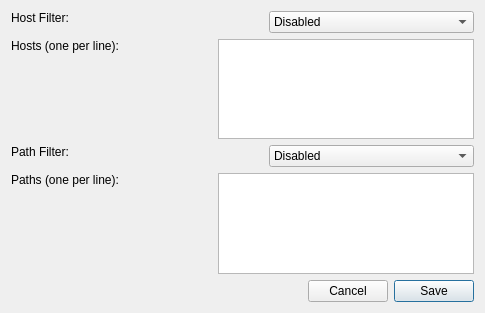
<?xml version="1.0" encoding="UTF-8"?>
<ui version="4.0">
 <class>CaptureFilters</class>
 <widget class="QDialog" name="CaptureFilters">
  <property name="geometry">
   <rect>
    <x>0</x>
    <y>0</y>
    <width>485</width>
    <height>313</height>
   </rect>
  </property>
  <property name="windowTitle">
   <string>Edit Capture Filters</string>
  </property>
  <layout class="QVBoxLayout" name="verticalLayout">
   <item>
    <layout class="QHBoxLayout" name="horizontalLayout">
     <item>
      <widget class="QLabel" name="label_3">
       <property name="text">
        <string>Host Filter:</string>
       </property>
       <property name="alignment">
        <set>Qt::AlignLeading|Qt::AlignLeft|Qt::AlignTop</set>
       </property>
      </widget>
     </item>
     <item>
      <spacer name="horizontalSpacer_5">
       <property name="orientation">
        <enum>Qt::Horizontal</enum>
       </property>
       <property name="sizeType">
        <enum>QSizePolicy::MinimumExpanding</enum>
       </property>
       <property name="sizeHint" stdset="0">
        <size>
         <width>40</width>
         <height>20</height>
        </size>
       </property>
      </spacer>
     </item>
     <item>
      <widget class="QComboBox" name="hostSettingDropdown">
       <property name="sizePolicy">
        <sizepolicy hsizetype="Fixed" vsizetype="Fixed">
         <horstretch>0</horstretch>
         <verstretch>0</verstretch>
        </sizepolicy>
       </property>
       <property name="minimumSize">
        <size>
         <width>205</width>
         <height>0</height>
        </size>
       </property>
       <item>
        <property name="text">
         <string>Disabled</string>
        </property>
       </item>
       <item>
        <property name="text">
         <string>Only include hosts:</string>
        </property>
       </item>
       <item>
        <property name="text">
         <string>Exclude hosts:</string>
        </property>
       </item>
      </widget>
     </item>
    </layout>
   </item>
   <item>
    <layout class="QHBoxLayout" name="horizontalLayout_2">
     <item>
      <widget class="QLabel" name="label">
       <property name="text">
        <string>Hosts (one per line):</string>
       </property>
       <property name="alignment">
        <set>Qt::AlignLeading|Qt::AlignLeft|Qt::AlignTop</set>
       </property>
      </widget>
     </item>
     <item>
      <spacer name="horizontalSpacer_3">
       <property name="orientation">
        <enum>Qt::Horizontal</enum>
       </property>
       <property name="sizeHint" stdset="0">
        <size>
         <width>40</width>
         <height>20</height>
        </size>
       </property>
      </spacer>
     </item>
     <item>
      <widget class="QPlainTextEdit" name="hostsText"/>
     </item>
    </layout>
   </item>
   <item>
    <spacer name="verticalSpacer">
     <property name="orientation">
      <enum>Qt::Vertical</enum>
     </property>
     <property name="sizeHint" stdset="0">
      <size>
       <width>20</width>
       <height>1</height>
      </size>
     </property>
    </spacer>
   </item>
   <item>
    <layout class="QHBoxLayout" name="horizontalLayout_3">
     <item>
      <widget class="QLabel" name="label_4">
       <property name="text">
        <string>Path Filter:</string>
       </property>
       <property name="alignment">
        <set>Qt::AlignLeading|Qt::AlignLeft|Qt::AlignTop</set>
       </property>
      </widget>
     </item>
     <item>
      <spacer name="horizontalSpacer_4">
       <property name="orientation">
        <enum>Qt::Horizontal</enum>
       </property>
       <property name="sizeHint" stdset="0">
        <size>
         <width>40</width>
         <height>20</height>
        </size>
       </property>
      </spacer>
     </item>
     <item>
      <widget class="QComboBox" name="pathSettingDropdown">
       <property name="sizePolicy">
        <sizepolicy hsizetype="Fixed" vsizetype="Fixed">
         <horstretch>0</horstretch>
         <verstretch>0</verstretch>
        </sizepolicy>
       </property>
       <property name="minimumSize">
        <size>
         <width>205</width>
         <height>0</height>
        </size>
       </property>
       <item>
        <property name="text">
         <string>Disabled</string>
        </property>
       </item>
       <item>
        <property name="text">
         <string>Only include paths containing:</string>
        </property>
       </item>
       <item>
        <property name="text">
         <string>Exclude paths containing:</string>
        </property>
       </item>
      </widget>
     </item>
    </layout>
   </item>
   <item>
    <layout class="QHBoxLayout" name="horizontalLayout_4">
     <item>
      <widget class="QLabel" name="label_2">
       <property name="text">
        <string>Paths (one per line):</string>
       </property>
       <property name="alignment">
        <set>Qt::AlignLeading|Qt::AlignLeft|Qt::AlignTop</set>
       </property>
      </widget>
     </item>
     <item>
      <spacer name="horizontalSpacer_2">
       <property name="orientation">
        <enum>Qt::Horizontal</enum>
       </property>
       <property name="sizeHint" stdset="0">
        <size>
         <width>40</width>
         <height>20</height>
        </size>
       </property>
      </spacer>
     </item>
     <item>
      <widget class="QPlainTextEdit" name="pathsText">
       <property name="sizePolicy">
        <sizepolicy hsizetype="Expanding" vsizetype="Preferred">
         <horstretch>0</horstretch>
         <verstretch>0</verstretch>
        </sizepolicy>
       </property>
      </widget>
     </item>
    </layout>
   </item>
   <item>
    <spacer name="verticalSpacer_2">
     <property name="orientation">
      <enum>Qt::Vertical</enum>
     </property>
     <property name="sizeHint" stdset="0">
      <size>
       <width>20</width>
       <height>1</height>
      </size>
     </property>
    </spacer>
   </item>
   <item>
    <layout class="QHBoxLayout" name="horizontalLayout_5">
     <item>
      <spacer name="horizontalSpacer">
       <property name="orientation">
        <enum>Qt::Horizontal</enum>
       </property>
       <property name="sizeHint" stdset="0">
        <size>
         <width>40</width>
         <height>20</height>
        </size>
       </property>
      </spacer>
     </item>
     <item>
      <widget class="QPushButton" name="cancelButton">
       <property name="text">
        <string>Cancel</string>
       </property>
       <property name="autoDefault">
        <bool>false</bool>
       </property>
      </widget>
     </item>
     <item>
      <widget class="QPushButton" name="saveButton">
       <property name="text">
        <string>Save</string>
       </property>
      </widget>
     </item>
    </layout>
   </item>
  </layout>
 </widget>
 <resources/>
 <connections/>
</ui>
